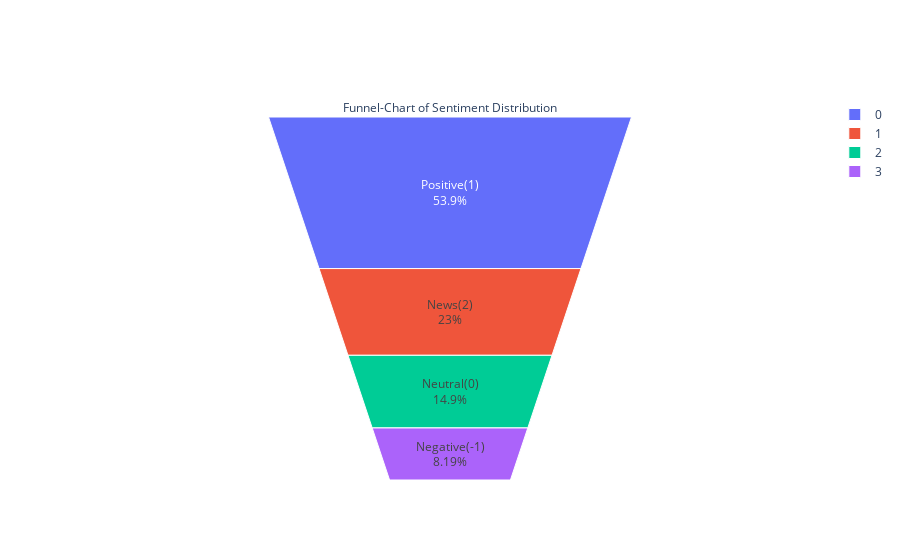

Notebook code cell kept with this figure:
### Markdown cell above
## Funnel chart to get more insight from sentiments

### Code cell
fig = go.Figure(go.Funnelarea(
    text =dist.class_label,
    values = dist.clean_message,
    title = {"position": "top center", "text": "Funnel-Chart of Sentiment Distribution"}
    ))
fig.show()

### Figure 1 — Plotly figure (JSON) as saved in the notebook; plotly's stock layout.template omitted (floating-point values rounded to 4 significant figures)
{"data": [{"text": ["Positive(1)", "News(2)", "Neutral(0)", "Negative(-1)"], "title": {"position": "top center", "text": "Funnel-Chart of Sentiment Distribution"}, "type": "funnelarea", "values": [8530, 3640, 2353, 1296]}], "layout": {}}
